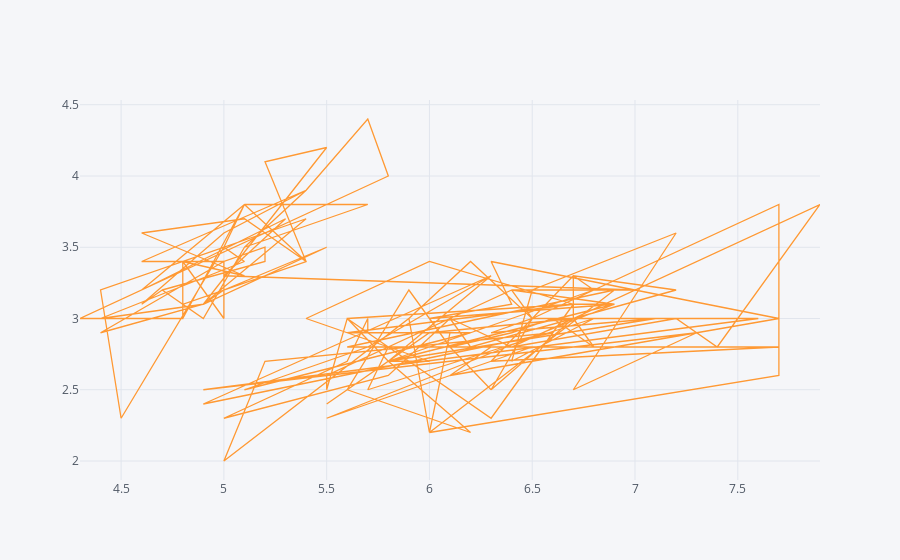

The notebook cell saved with this chart:
### Code cell
dff.iplot(kind='scatter',x='SepalLengthCm',y='SepalWidthCm')

### Figure 1 — Plotly figure (JSON) as saved in the notebook; plotly's stock layout.template omitted (floating-point values rounded to 4 significant figures; data arrays with more than 128 entries replaced by an {"elided": "..."} marker saying what was removed)
{"data": [{"line": {"color": "rgba(255, 153, 51, 1.0)", "dash": "solid", "shape": "linear", "width": 1.3}, "mode": "lines", "name": "SepalWidthCm", "text": "", "type": "scatter", "x": {"elided": "150 float values"}, "y": {"elided": "150 float values"}}], "layout": {"legend": {"bgcolor": "#F5F6F9", "font": {"color": "#4D5663"}}, "paper_bgcolor": "#F5F6F9", "plot_bgcolor": "#F5F6F9", "title": {"font": {"color": "#4D5663"}}, "xaxis": {"gridcolor": "#E1E5ED", "showgrid": true, "tickfont": {"color": "#4D5663"}, "title": {"font": {"color": "#4D5663"}, "text": ""}, "zerolinecolor": "#E1E5ED"}, "yaxis": {"gridcolor": "#E1E5ED", "showgrid": true, "tickfont": {"color": "#4D5663"}, "title": {"font": {"color": "#4D5663"}, "text": ""}, "zerolinecolor": "#E1E5ED"}}}
